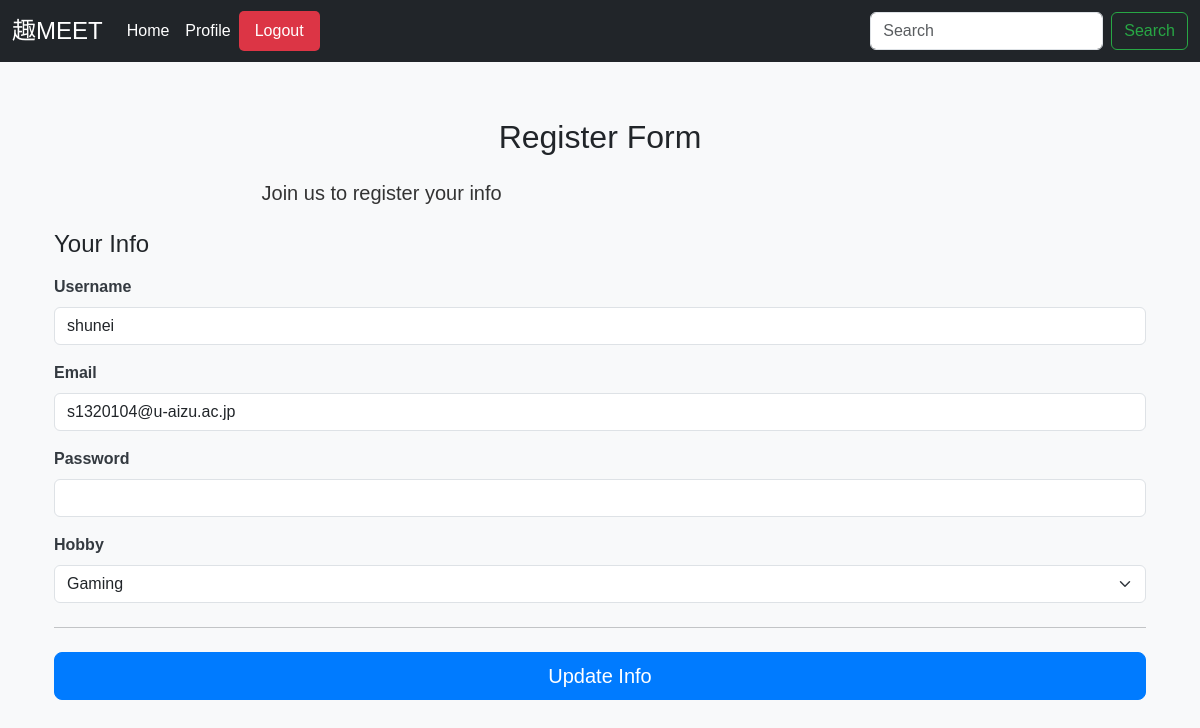
Page /user/2/update (signed in) on the committed database.
### app/models.py (models this page shows)
class User(db.Model, UserMixin):
    __tablename__ = 'users'
    id = db.Column(db.Integer, primary_key = True)
    username = db.Column(db.String, unique=True, index=True)
    email = db.Column(db.String, unique=True, index=True)
    password = db.Column(db.String)
    hobby = db.Column(db.String)

### app/views.py (the view, shortened to what this page needs)
@bp.route('/user/<int:user_id>/update', methods=['GET', 'POST'])
@login_required
def update_user(user_id):
    user = User.query.get_or_404(user_id)
    form = UserForm(obj=user)
    return render_template('user.html', form=form, user=user)

### app/forms.py
class UserForm(FlaskForm):
    username = StringField('Username', validators=[DataRequired()])
    email = StringField('Email', validators=[DataRequired(), Email()])
    password = PasswordField('Password', validators=[DataRequired()])
    hobby = StringField('Hobby', validators=[DataRequired()])  # Hobby フィールドを追加
    submit = SubmitField('Update Info')

### app/models.py (called while the page is built)
@login_manager.user_loader
def load_user(user_id):
    return User.query.get(int(user_id))

### app/templates/user.html (shortened to what this page needs)
{% extends "base.html" %}
{% block content %}
<body class="bg-light">
    <div class="container">
        <main>
            <div class="pt-5 text-center">
                <h2>Register Form</h2>
                <p class="lead">Join us to register your info</p>
            </div>
            <div class="col-md-12 col-lg-12">
                <h4 class="mb-3">Your Info</h4>
                <form method="POST">
                    <div class="row g-3">
                        <div class="col-12">
                            {{ form.username.label(for="username", class="form-label") }}
                            {{ form.username(class="form-control", id="username", value=user.username) }}
                        </div>
                        <div class="col-12">
                            {{ form.email.label(for="email", class="form-label") }}
                            {{ form.email(class="form-control", id="email", value=user.email) }}
                        </div>
                        <div class="col-12">
                            {{ form.password.label(for="password", class="form-label") }}
                            {{ form.password(class="form-control", id="password", value=user.password) }}
                        </div>
                        <div class="col-12">
                            <label for="hobby" class="form-label">Hobby</label>
                            <select class="form-select" name="hobby" id="hobby">
                                <option value="Gaming" {% if user.hobby == 'Gaming' %}selected{% endif %}>Gaming</option>
                            </select>
                        </div>
                    </div>
                    <hr class="my-4">
                    {{ form.submit(class="w-100 btn btn-primary btn-lg mb-5") }}
                </form>
            </div>
        </main>
    </div>
</body>
{% endblock %}

### app/static/top-fixed.css (style rules this page uses)
body { background-color: #17a2b8; font-family: 'Arial', sans-serif; margin-top: 70px; }
p { margin: 0.5rem; padding: 0.75rem; border-radius: 15px; max-width: 60%; word-wrap: break-word; }
.form-label { font-weight: bold; color: #343a40; }
.btn-primary { background-color: #007bff; border-color: #007bff; }
p { margin: 10px 0; color: #333; }

### rows in the picture
User: username "shunei", email "s1320104@u-aizu.ac.jp", hobby "Gaming"
